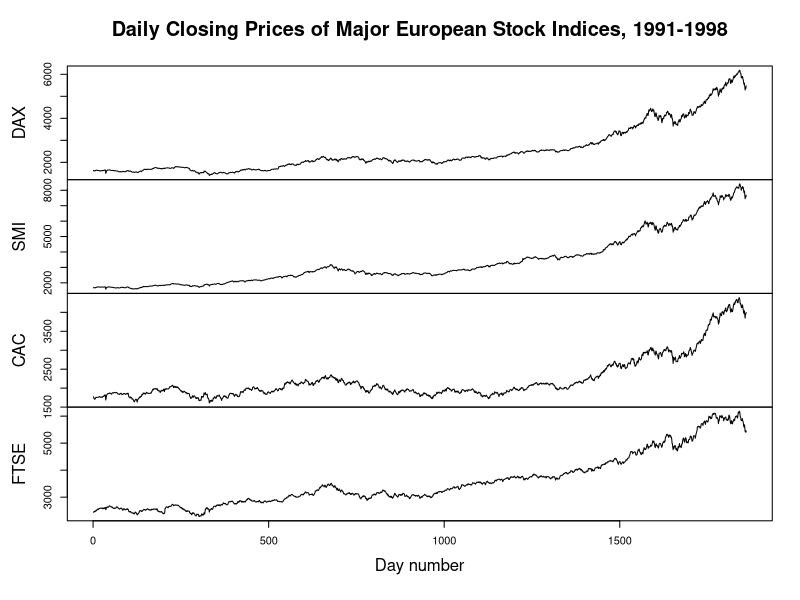
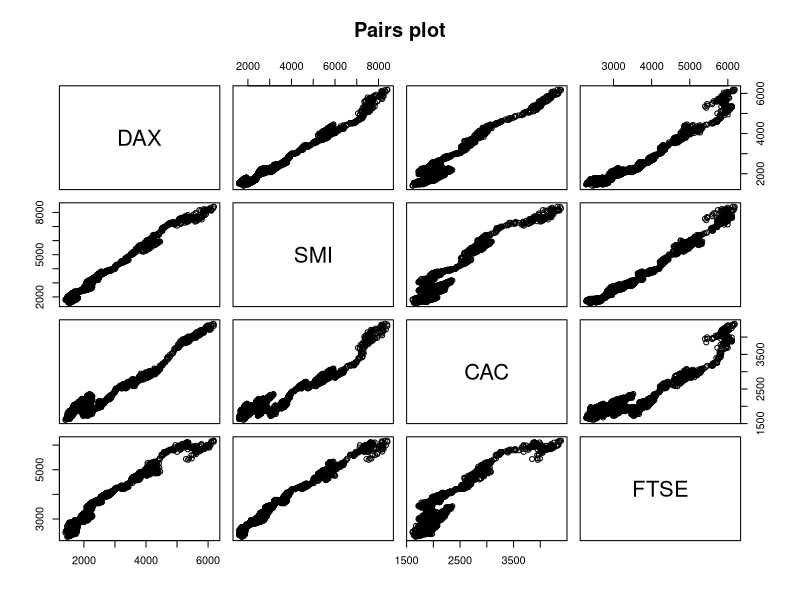
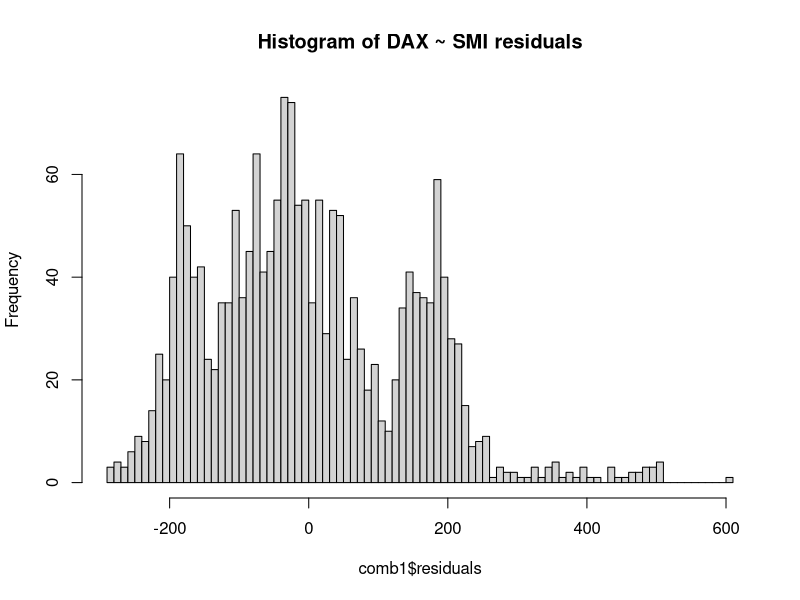
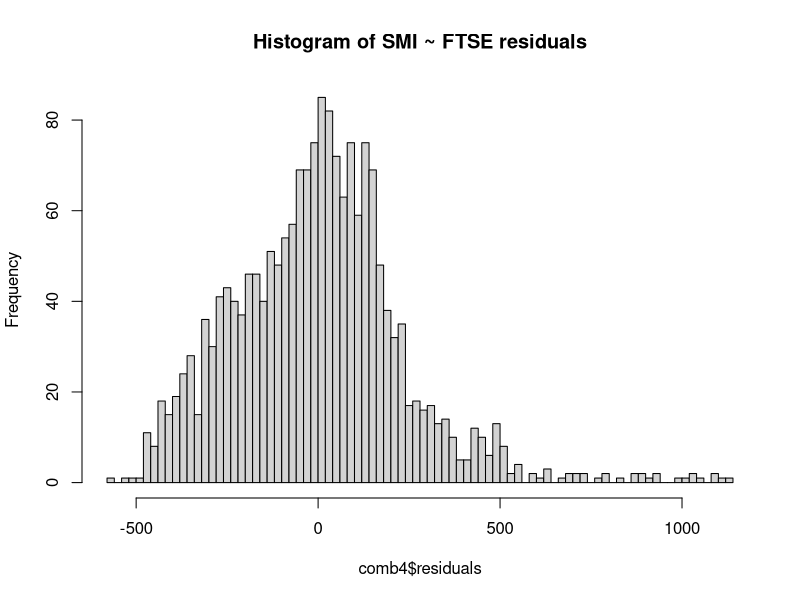
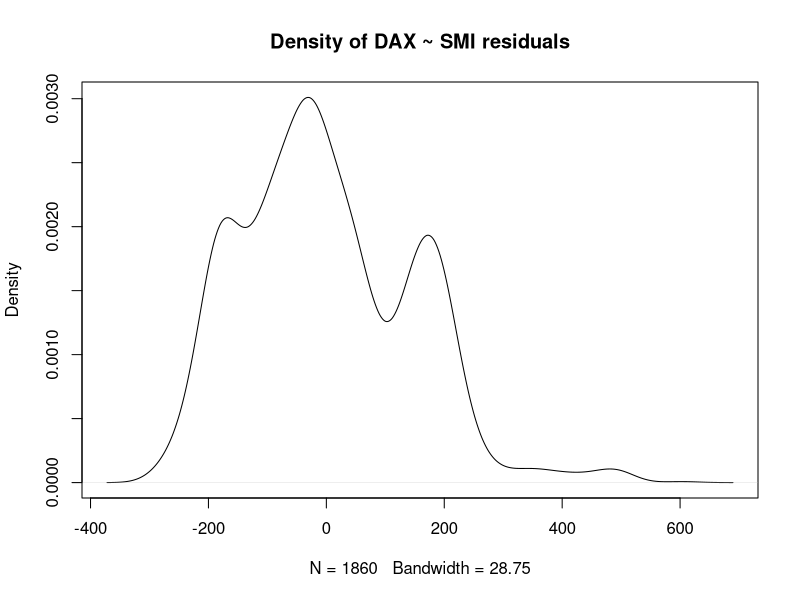
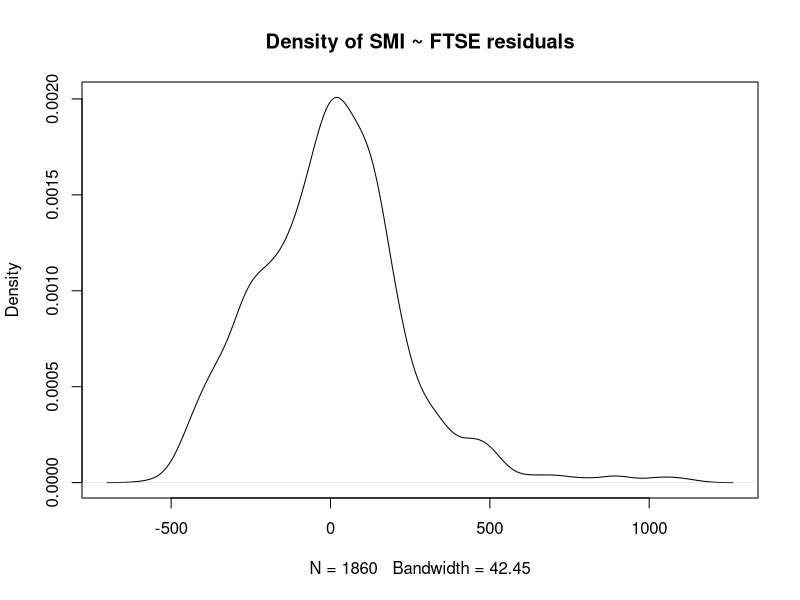

Generate these figures, in order, with R:
## ---- chunk 1
#knitr::opts_chunk$set(echo = TRUE)
knitr::opts_chunk$set(echo = FALSE)
## ---- chunk 2
data("EuStockMarkets")
df <- as.data.frame(na.omit(EuStockMarkets))
#df$DayNum <- 1:nrow(df)
summary(df)
## ---- chunk 3
# https://stackoverflow.com/questions/4877357/how-to-plot-all-the-columns-of-a-data-frame-in-r
plot.ts(df, main = "Daily Closing Prices of Major European Stock Indices, 1991-1998", xlab = "Day number")
pairs(df, main="Pairs plot")
## ---- chunk 4
# https://www.quantstart.com/articles/Cointegrated-Augmented-Dickey-Fuller-Test-for-Pairs-Trading-Evaluation-in-R
# https://www.quantstart.com/articles/Cointegrated-Augmented-Dickey-Fuller-Test-for-Pairs-Trading-Evaluation-in-R
library("tseries")
set.seed(5)

print("*****     ADF test for DAX:SMI")
comb1 <- lm(DAX~SMI, data = df)
summary(comb1)
adf.test(comb1$residuals, k=1)

print("*****     ADF test for SMI:DAX")
comb2 <- lm(DAX~SMI, data = df)
summary(comb2)
adf.test(comb2$residuals, k=1)


print("*****     ADF test for FTSE:SMI")
comb3 <- lm(FTSE~SMI, data = df)
summary(comb3)
adf.test(comb3$residuals, k=1)

print("*****     ADF test for SMI:FTSE")
comb4 <- lm(SMI~FTSE, data = df)
summary(comb4)
adf.test(comb4$residuals, k=1)

# The ADF test statistic for EWC as the independent variable is smaller (more negative) than that for EWA as the independent 
# variable and hence we will choose this as our linear combination for any future trading implementations.

# the **best** cointegrated pair is **DAX ~ SMI** <=> comb1
# The **worst** cointegrated pair is the **SMI ~ FTSE** <=> comb4
## ---- chunk 5
breaks <- 100
hist(comb1$residuals, breaks=breaks, main = "Histogram of DAX ~ SMI residuals")
hist(comb4$residuals, breaks=breaks, main = "Histogram of SMI ~ FTSE residuals")

plot(density(comb1$residuals), main = "Density of DAX ~ SMI residuals")
plot(density(comb4$residuals), main = "Density of SMI ~ FTSE residuals")

